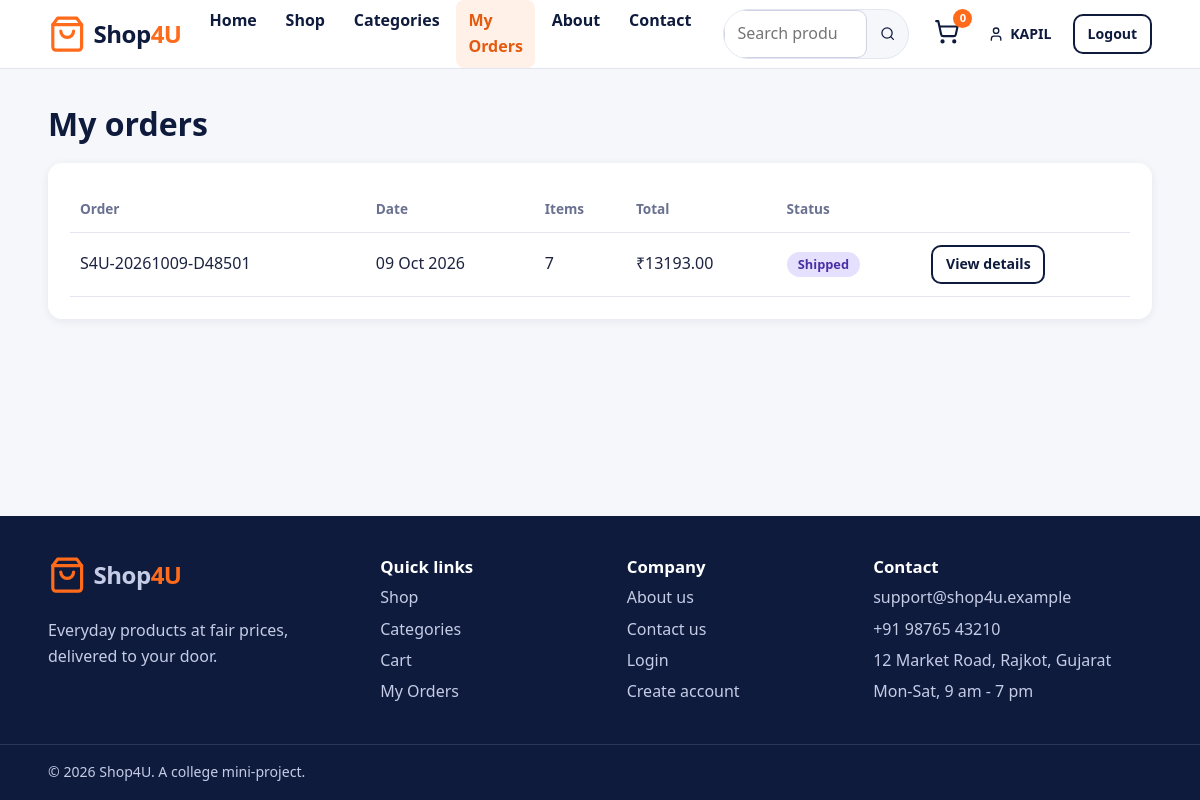
Page /orders/ (signed in) on the committed database.
### store/models.py (models this page shows, shortened)
class Order(models.Model):
    class Status(models.TextChoices):
        PENDING = "Pending", "Pending"
        PROCESSING = "Processing", "Processing"
        SHIPPED = "Shipped", "Shipped"
        DELIVERED = "Delivered", "Delivered"
        CANCELLED = "Cancelled", "Cancelled"
    class Payment(models.TextChoices):
        COD = "COD", "Cash on Delivery"
    user = models.ForeignKey(
        settings.AUTH_USER_MODEL, on_delete=models.PROTECT, related_name="orders"
    )
    order_number = models.CharField(
        max_length=30, unique=True, default=generate_order_number, editable=False
    )
    full_name = models.CharField(max_length=150)
    email = models.EmailField()
    phone = models.CharField(max_length=20, validators=[phone_validator])
    shipping_address = models.TextField()
    city = models.CharField(max_length=100)
    state = models.CharField(max_length=100)
    postal_code = models.CharField(max_length=10, validators=[postal_validator])
    total_amount = models.DecimalField(max_digits=12, decimal_places=2)
    payment_method = models.CharField(
        max_length=20, choices=Payment.choices, default=Payment.COD
    )
    status = models.CharField(
        max_length=20, choices=Status.choices, default=Status.PENDING
    )
    created_at = models.DateTimeField(auto_now_add=True)
    class Meta:
        ordering = ["-created_at"]
    @property
    def item_count(self):
        return sum(item.quantity for item in self.items.all())

class OrderItem(models.Model):
    order = models.ForeignKey(Order, on_delete=models.CASCADE, related_name="items")
    product = models.ForeignKey(
        Product, on_delete=models.SET_NULL, null=True, blank=True, related_name="order_items"
    )
    product_name = models.CharField(max_length=200)
    price_at_purchase = models.DecimalField(max_digits=10, decimal_places=2)
    quantity = models.PositiveIntegerField(validators=[MinValueValidator(1)])
    subtotal = models.DecimalField(max_digits=12, decimal_places=2)

### store/views.py (the view)
# urls.py: path("orders/", views.my_orders, name="my_orders"),
@login_required
def my_orders(request):
    orders = Order.objects.filter(user=request.user).prefetch_related("items")
    return render(request, "my_orders.html", {"orders": orders})

### store/context_processors.py (called while the page is built)
def cart_info(request):
    cart = request.session.get("cart", {})
    return {
        "cart_count": sum(cart.values()),
        "nav_categories": Category.objects.all(),
    }

### templates/my_orders.html (shortened to what this page needs)
{% extends 'base.html' %}
{% block content %}
<section class="container section">
  <h1 class="page-title">My orders</h1>
  {% if orders %}
  <div class="panel table-wrap">
    <table class="table">
      <thead><tr><th>Order</th><th>Date</th><th>Items</th><th>Total</th><th>Status</th><th><span class="sr-only">Details</span></th></tr></thead>
      <tbody>
      {% for o in orders %}
        <tr><td data-label="Order">{{ o.order_number }}</td><td data-label="Date">{{ o.created_at|date:"d M Y" }}</td><td data-label="Items">{{ o.item_count }}</td><td data-label="Total">&#8377;{{ o.total_amount }}</td>
        <td data-label="Status"><span class="status status-{{ o.status|lower }}">{{ o.status }}</span></td>
        <td><a class="btn btn-outline btn-sm" href="{% url 'order_detail' o.order_number %}">View details</a></td></tr>
      {% endfor %}
      </tbody>
    </table>
  </div>
  {% else %}
  <div class="empty"><h2>No orders yet</h2><p>When you place an order it will show up here.</p><a class="btn btn-primary" href="{% url 'product_list' %}">Start shopping</a></div>
  {% endif %}
</section>
{% endblock %}

### templates/base.html (shortened to what this page needs)
{% load static %}<!DOCTYPE html>
<html lang="en">
<head>
  <link rel="stylesheet" href="{% static 'css/style.css' %}">
</head>
<body>
<header class="site-header">
  <div class="container nav">
    <a class="logo" href="{% url 'home' %}" aria-label="Shop4U home">
      <svg class="icon icon-lg"><use href="#i-bag"/></svg><span>Shop<b>4U</b></span>
    </a>
    <nav id="nav-menu" class="nav-menu" aria-label="Main">
      <ul class="nav-links">
        <li><a href="{% url 'home' %}" {% if request.resolver_match.url_name == 'home' %}aria-current="page"{% endif %}>Home</a></li>
        <li><a href="{% url 'product_list' %}" {% if request.resolver_match.url_name == 'product_list' %}aria-current="page"{% endif %}>Shop</a></li>
        <li class="has-dropdown">
          <a href="{% url 'categories' %}">Categories</a>
        </li>
        <li><a href="{% url 'my_orders' %}" {% if request.resolver_match.url_name == 'my_orders' %}aria-current="page"{% endif %}>My Orders</a></li>
        <li><a href="{% url 'about' %}">About</a></li>
        <li><a href="{% url 'contact' %}">Contact</a></li>
      </ul>
      <form class="nav-search" action="{% url 'product_list' %}" method="get" role="search">
        <input id="nav-q" type="search" name="q" placeholder="Search products">
        <button type="submit" aria-label="Search"><svg class="icon"><use href="#i-search"/></svg></button>
      </form>
      <div class="nav-actions">
        <a class="cart-link" href="{% url 'cart' %}" aria-label="Cart, {{ cart_count }} items">
          <svg class="icon icon-lg"><use href="#i-cart"/></svg>
          <span class="badge" data-cart-count>{{ cart_count }}</span>
        </a>
        {% if user.is_authenticated %}
          <a class="btn btn-ghost btn-sm" href="{% url 'account' %}"><svg class="icon"><use href="#i-user"/></svg> {{ user.first_name|default:user.username }}</a>
          <form method="post" action="{% url 'logout' %}" class="inline">{% csrf_token %}<button class="btn btn-outline btn-sm" type="submit">Logout</button></form>
        {% else %}
          <a class="btn btn-ghost btn-sm" href="{% url 'login' %}">Login</a>
          <a class="btn btn-primary btn-sm" href="{% url 'register' %}">Register</a>
        {% endif %}
      </div>
    </nav>
  </div>
</header>
<main id="main">{% block content %}{% endblock %}</main>
<footer class="site-footer">
  <div class="container footer-grid">
    <div>
      <a class="logo logo-light" href="{% url 'home' %}"><svg class="icon icon-lg"><use href="#i-bag"/></svg><span>Shop<b>4U</b></span></a>
      <p>Everyday products at fair prices, delivered to your door.</p>
    </div>
    <div>
      <h3>Quick links</h3>
      <ul>
        <li><a href="{% url 'product_list' %}">Shop</a></li>
        <li><a href="{% url 'categories' %}">Categories</a></li>
        <li><a href="{% url 'cart' %}">Cart</a></li>
        <li><a href="{% url 'my_orders' %}">My Orders</a></li>
      </ul>
    </div>
    <div>
      <h3>Company</h3>
      <ul>
        <li><a href="{% url 'about' %}">About us</a></li>
        <li><a href="{% url 'contact' %}">Contact us</a></li>
        <li><a href="{% url 'login' %}">Login</a></li>
        <li><a href="{% url 'register' %}">Create account</a></li>
      </ul>
    </div>
    <div>
      <h3>Contact</h3>
      <ul class="plain">
        <li>support@shop4u.example</li>
        <li>+91 98765 43210</li>
        <li>12 Market Road, Rajkot, Gujarat</li>
        <li>Mon-Sat, 9 am - 7 pm</li>
      </ul>
    </div>
  </div>
  <div class="footer-bottom"><div class="container">&copy; {% now "Y" %} Shop4U. A college mini-project.</div></div>
</footer>
</body>
</html>

### rows in the picture
Order: order_number "S4U-20261009-D48501", created_at "09 Oct 2026", item_count "7", total_amount "13193.00", status "Shipped"

### other values in the picture
{{ cart_count }} "0"
{{ user.first_name|default:user.username }} "KAPIL"
